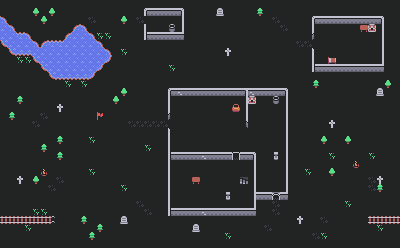

A 2D game scene composited from a Tiled map and its tileset images. What follows is a short description and the map's XML, with each tile layer's data collapsed to a summary:
An orthogonal 50x31 tile map with 8x8 px tiles, 3 tile layers (Calque de Tuiles 1, arbres, bat).

<map version="1.9" tiledversion="1.9.2" orientation="orthogonal" renderorder="right-down" width="50" height="31" tilewidth="8" tileheight="8" infinite="0" nextlayerid="4" nextobjectid="1">
 <tileset firstgid="1" source="tuile.tsx" />
 <layer id="1" name="Calque de Tuiles 1" width="50" height="31">
  <data>[1550 cells, 1550 non-empty, 19 distinct tile ids]</data>
 </layer>
 <layer id="2" name="arbres" width="50" height="31">
  <data>[1550 cells, 82 non-empty, 9 distinct tile ids]</data>
 </layer>
 <layer id="3" name="bat" width="50" height="31">
  <data>[1550 cells, 115 non-empty, 13 distinct tile ids]</data>
 </layer>
</map>
